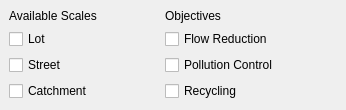
               <widget class="QWidget" name="widget_21" native="true">
                <layout class="QHBoxLayout" name="horizontalLayout_9">
                 <property name="leftMargin">
                  <number>0</number>
                 </property>
                 <property name="topMargin">
                  <number>0</number>
                 </property>
                 <property name="rightMargin">
                  <number>0</number>
                 </property>
                 <property name="bottomMargin">
                  <number>0</number>
                 </property>
                 <item>
                  <widget class="QWidget" name="bf_scales" native="true">
                   <property name="minimumSize">
                    <size>
                     <width>150</width>
                     <height>0</height>
                    </size>
                   </property>
                   <layout class="QGridLayout" name="gridLayout_16">
                    <item row="0" column="0">
                     <widget class="QLabel" name="bf_scales_lbl">
                      <property name="text">
                       <string>Available Scales</string>
                      </property>
                     </widget>
                    </item>
                    <item row="1" column="0">
                     <widget class="QCheckBox" name="bf_lot_check">
                      <property name="text">
                       <string>Lot</string>
                      </property>
                     </widget>
                    </item>
                    <item row="2" column="0">
                     <widget class="QCheckBox" name="bf_street_check">
                      <property name="text">
                       <string>Street</string>
                      </property>
                     </widget>
                    </item>
                    <item row="3" column="0">
                     <widget class="QCheckBox" name="bf_catchment_check">
                      <property name="enabled">
                       <bool>true</bool>
                      </property>
                      <property name="text">
                       <string>Catchment</string>
                      </property>
                     </widget>
                    </item>
                   </layout>
                  </widget>
                 </item>
                 <item>
                  <widget class="QWidget" name="bf_objectives" native="true">
                   <property name="minimumSize">
                    <size>
                     <width>150</width>
                     <height>0</height>
                    </size>
                   </property>
                   <layout class="QGridLayout" name="gridLayout_17">
                    <item row="0" column="0">
                     <widget class="QLabel" name="bf_objectives_lbl">
                      <property name="text">
                       <string>Objectives</string>
                      </property>
                     </widget>
                    </item>
                    <item row="1" column="0">
                     <widget class="QCheckBox" name="bf_flow_check">
                      <property name="enabled">
                       <bool>true</bool>
                      </property>
                      <property name="text">
                       <string>Flow Reduction</string>
                      </property>
                     </widget>
                    </item>
                    <item row="2" column="0">
                     <widget class="QCheckBox" name="bf_pollute_check">
                      <property name="text">
                       <string>Pollution Control</string>
                      </property>
                     </widget>
                    </item>
                    <item row="3" column="0">
                     <widget class="QCheckBox" name="bf_recycle_check">
                      <property name="enabled">
                       <bool>true</bool>
                      </property>
                      <property name="text">
                       <string>Recycling</string>
                      </property>
                     </widget>
                    </item>
                   </layout>
                  </widget>
                 </item>
                 <item>
                  <spacer name="horizontalSpacer_27">
                   <property name="orientation">
                    <enum>Qt::Horizontal</enum>
                   </property>
                   <property name="sizeHint" stdset="0">
                    <size>
                     <width>40</width>
                     <height>20</height>
                    </size>
                   </property>
                  </spacer>
                 </item>
                </layout>
               </widget>
